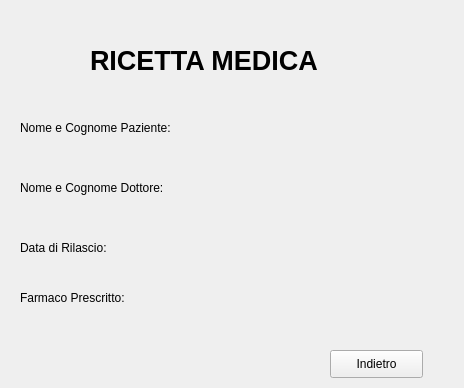
<?xml version="1.0" encoding="UTF-8"?>
<ui version="4.0">
 <class>Form</class>
 <widget class="QWidget" name="Form">
  <property name="geometry">
   <rect>
    <x>0</x>
    <y>0</y>
    <width>464</width>
    <height>388</height>
   </rect>
  </property>
  <property name="windowTitle">
   <string>Stampa Ricetta</string>
  </property>
  <widget class="QLabel" name="label">
   <property name="geometry">
    <rect>
     <x>20</x>
     <y>120</y>
     <width>171</width>
     <height>16</height>
    </rect>
   </property>
   <property name="text">
    <string>Nome e Cognome Paziente:</string>
   </property>
  </widget>
  <widget class="QLabel" name="label_2">
   <property name="geometry">
    <rect>
     <x>20</x>
     <y>180</y>
     <width>161</width>
     <height>16</height>
    </rect>
   </property>
   <property name="text">
    <string>Nome e Cognome Dottore:</string>
   </property>
  </widget>
  <widget class="QLabel" name="label_3">
   <property name="geometry">
    <rect>
     <x>20</x>
     <y>240</y>
     <width>121</width>
     <height>16</height>
    </rect>
   </property>
   <property name="text">
    <string>Data di Rilascio:</string>
   </property>
  </widget>
  <widget class="QLabel" name="label_4">
   <property name="geometry">
    <rect>
     <x>20</x>
     <y>290</y>
     <width>121</width>
     <height>16</height>
    </rect>
   </property>
   <property name="text">
    <string>Farmaco Prescritto:</string>
   </property>
  </widget>
  <widget class="QLabel" name="label_5">
   <property name="geometry">
    <rect>
     <x>210</x>
     <y>120</y>
     <width>231</width>
     <height>16</height>
    </rect>
   </property>
   <property name="text">
    <string/>
   </property>
  </widget>
  <widget class="QLabel" name="label_6">
   <property name="geometry">
    <rect>
     <x>210</x>
     <y>180</y>
     <width>221</width>
     <height>20</height>
    </rect>
   </property>
   <property name="text">
    <string/>
   </property>
  </widget>
  <widget class="QLabel" name="label_7">
   <property name="geometry">
    <rect>
     <x>160</x>
     <y>240</y>
     <width>251</width>
     <height>16</height>
    </rect>
   </property>
   <property name="text">
    <string/>
   </property>
  </widget>
  <widget class="QLabel" name="label_8">
   <property name="geometry">
    <rect>
     <x>200</x>
     <y>290</y>
     <width>231</width>
     <height>16</height>
    </rect>
   </property>
   <property name="text">
    <string/>
   </property>
  </widget>
  <widget class="QLabel" name="label_9">
   <property name="geometry">
    <rect>
     <x>90</x>
     <y>30</y>
     <width>301</width>
     <height>61</height>
    </rect>
   </property>
   <property name="font">
    <font>
     <pointsize>20</pointsize>
     <weight>75</weight>
     <bold>true</bold>
    </font>
   </property>
   <property name="text">
    <string>RICETTA MEDICA</string>
   </property>
  </widget>
  <widget class="QPushButton" name="pushButton">
   <property name="geometry">
    <rect>
     <x>330</x>
     <y>350</y>
     <width>93</width>
     <height>28</height>
    </rect>
   </property>
   <property name="text">
    <string>Indietro</string>
   </property>
  </widget>
 </widget>
 <resources/>
 <connections/>
</ui>
